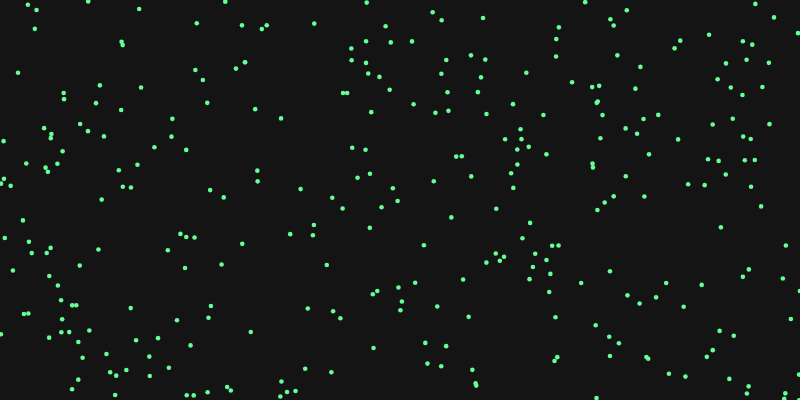
Frame 1 (no input)
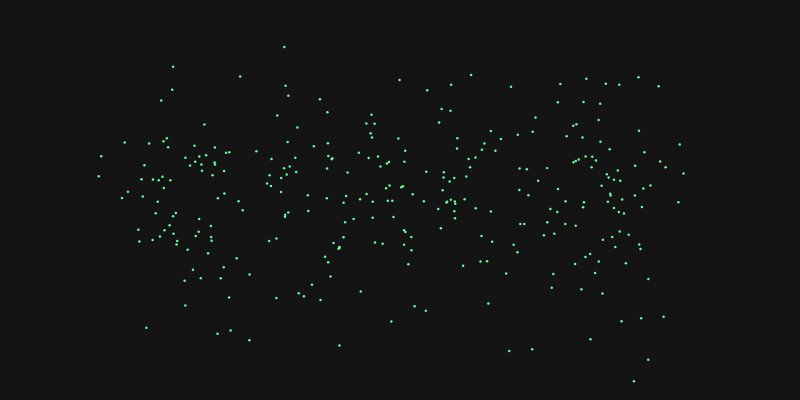
Frame 60 (no input)
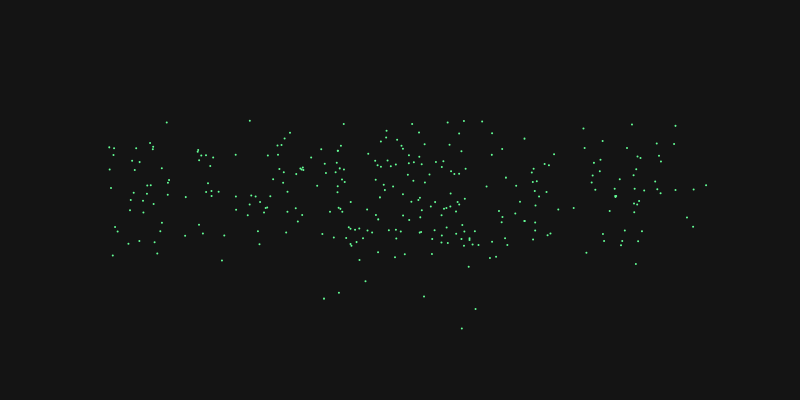
Frame 120 (the mouse pressed at the canvas centre since frame 60)

The p5.js sketch that drew these frames (run headless with seeded random() and noise() and a simulated clock; from frame 60 on, the mouse is pressed at the canvas centre):

// p5.js sketch
// ── sketch.js
let particles = [];

function setup() {
  pixelDensity(1);
  createCanvas(800, 400);
  let pg = createGraphics(800, 400);
  pg.pixelDensity(1);
  pg.background(255);
  pg.textSize(150);
  pg.textAlign(CENTER, CENTER);
  pg.text("EVOLVE", width/2, height/2);

  for (let x = 0; x < width; x += 8) {
    for (let y = 0; y < height; y += 8) {
      if (pg.get(x, y)[0] < 128) {
        particles.push(new Organism(x, y));
      }
    }
  }
}

function draw() {
  background(20);
  for (let p of particles) {
    p.update();
    p.show();
  }
}

class Organism {
  constructor(x, y) {
    this.pos = createVector(random(width), random(height));
    this.target = createVector(x, y);
    this.vel = p5.Vector.random2D();
    this.acc = createVector();
    this.col = color(100, 255, 150);
  }

  update() {
    let steer = p5.Vector.sub(this.target, this.pos);
    steer.setMag(0.2);
    this.acc.add(steer);
    this.vel.add(this.acc);
    this.vel.limit(3);
    this.pos.add(this.vel);
    this.acc.mult(0);
  }

  show() {
    let s = 4 + sin(frameCount * 0.3) * 2;
    noStroke();
    fill(this.col);
    ellipse(this.pos.x, this.pos.y, s);
  }
}
